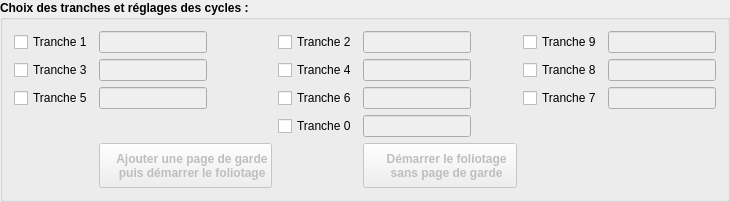
         <widget class="QGroupBox" name="Folioter_Group_ChoixTranche">
          <property name="font">
           <font>
            <bold>true</bold>
           </font>
          </property>
          <property name="statusTip">
           <string>Vous allez cocher les tranches applicables au REE et saisir le code projet de la tranche.</string>
          </property>
          <property name="title">
           <string>Choix des tranches et réglages des cycles :</string>
          </property>
          <layout class="QGridLayout" name="gridLayout_8">
           <item row="0" column="0">
            <widget class="QCheckBox" name="Folioter_Check_Tranche1">
             <property name="font">
              <font>
               <bold>false</bold>
              </font>
             </property>
             <property name="text">
              <string>Tranche 1</string>
             </property>
            </widget>
           </item>
           <item row="1" column="4">
            <widget class="QLineEdit" name="Folioter_Texte_Tranche4">
             <property name="enabled">
              <bool>false</bool>
             </property>
             <property name="font">
              <font>
               <bold>false</bold>
              </font>
             </property>
             <property name="statusTip">
              <string>Format du cycle XYYZZ avec X le type de cycle, YY l'index du cycle et ZZ l'année du cycle</string>
             </property>
             <property name="clearButtonEnabled">
              <bool>true</bool>
             </property>
            </widget>
           </item>
           <item row="2" column="0">
            <widget class="QCheckBox" name="Folioter_Check_Tranche5">
             <property name="font">
              <font>
               <bold>false</bold>
              </font>
             </property>
             <property name="text">
              <string>Tranche 5</string>
             </property>
            </widget>
           </item>
           <item row="0" column="6">
            <widget class="QCheckBox" name="Folioter_Check_Tranche9">
             <property name="font">
              <font>
               <bold>false</bold>
              </font>
             </property>
             <property name="text">
              <string>Tranche 9</string>
             </property>
            </widget>
           </item>
           <item row="0" column="7">
            <widget class="QLineEdit" name="Folioter_Texte_Tranche9">
             <property name="enabled">
              <bool>false</bool>
             </property>
             <property name="font">
              <font>
               <bold>false</bold>
              </font>
             </property>
             <property name="statusTip">
              <string>Format du cycle XYYZZ avec X le type de cycle, YY l'index du cycle et ZZ l'année du cycle</string>
             </property>
             <property name="clearButtonEnabled">
              <bool>true</bool>
             </property>
            </widget>
           </item>
           <item row="2" column="7">
            <widget class="QLineEdit" name="Folioter_Texte_Tranche7">
             <property name="enabled">
              <bool>false</bool>
             </property>
             <property name="font">
              <font>
               <bold>false</bold>
              </font>
             </property>
             <property name="statusTip">
              <string>Format du cycle XYYZZ avec X le type de cycle, YY l'index du cycle et ZZ l'année du cycle</string>
             </property>
             <property name="clearButtonEnabled">
              <bool>true</bool>
             </property>
            </widget>
           </item>
           <item row="2" column="6">
            <widget class="QCheckBox" name="Folioter_Check_Tranche7">
             <property name="font">
              <font>
               <bold>false</bold>
              </font>
             </property>
             <property name="text">
              <string>Tranche 7</string>
             </property>
            </widget>
           </item>
           <item row="2" column="4">
            <widget class="QLineEdit" name="Folioter_Texte_Tranche6">
             <property name="enabled">
              <bool>false</bool>
             </property>
             <property name="font">
              <font>
               <bold>false</bold>
              </font>
             </property>
             <property name="statusTip">
              <string>Format du cycle XYYZZ avec X le type de cycle, YY l'index du cycle et ZZ l'année du cycle</string>
             </property>
             <property name="clearButtonEnabled">
              <bool>true</bool>
             </property>
            </widget>
           </item>
           <item row="0" column="3">
            <widget class="QCheckBox" name="Folioter_Check_Tranche2">
             <property name="font">
              <font>
               <bold>false</bold>
              </font>
             </property>
             <property name="text">
              <string>Tranche 2</string>
             </property>
            </widget>
           </item>
           <item row="0" column="2">
            <spacer name="horizontalSpacer_5">
             <property name="orientation">
              <enum>Qt::Horizontal</enum>
             </property>
             <property name="sizeHint" stdset="0">
              <size>
               <width>40</width>
               <height>20</height>
              </size>
             </property>
            </spacer>
           </item>
           <item row="1" column="0">
            <widget class="QCheckBox" name="Folioter_Check_Tranche3">
             <property name="font">
              <font>
               <bold>false</bold>
              </font>
             </property>
             <property name="text">
              <string>Tranche 3</string>
             </property>
            </widget>
           </item>
           <item row="3" column="4">
            <widget class="QLineEdit" name="Folioter_Texte_Tranche0">
             <property name="enabled">
              <bool>false</bool>
             </property>
             <property name="font">
              <font>
               <bold>false</bold>
              </font>
             </property>
             <property name="statusTip">
              <string>Format du cycle XYYZZ avec X le type de cycle, YY l'index du cycle et ZZ l'année du cycle</string>
             </property>
             <property name="clearButtonEnabled">
              <bool>true</bool>
             </property>
            </widget>
           </item>
           <item row="2" column="3">
            <widget class="QCheckBox" name="Folioter_Check_Tranche6">
             <property name="font">
              <font>
               <bold>false</bold>
              </font>
             </property>
             <property name="text">
              <string>Tranche 6</string>
             </property>
            </widget>
           </item>
           <item row="0" column="4">
            <widget class="QLineEdit" name="Folioter_Texte_Tranche2">
             <property name="enabled">
              <bool>false</bool>
             </property>
             <property name="font">
              <font>
               <bold>false</bold>
              </font>
             </property>
             <property name="statusTip">
              <string>Format du cycle XYYZZ avec X le type de cycle, YY l'index du cycle et ZZ l'année du cycle</string>
             </property>
             <property name="clearButtonEnabled">
              <bool>true</bool>
             </property>
            </widget>
           </item>
           <item row="1" column="7">
            <widget class="QLineEdit" name="Folioter_Texte_Tranche8">
             <property name="enabled">
              <bool>false</bool>
             </property>
             <property name="font">
              <font>
               <bold>false</bold>
              </font>
             </property>
             <property name="statusTip">
              <string>Format du cycle XYYZZ avec X le type de cycle, YY l'index du cycle et ZZ l'année du cycle</string>
             </property>
             <property name="clearButtonEnabled">
              <bool>true</bool>
             </property>
            </widget>
           </item>
           <item row="1" column="1">
            <widget class="QLineEdit" name="Folioter_Texte_Tranche3">
             <property name="enabled">
              <bool>false</bool>
             </property>
             <property name="font">
              <font>
               <bold>false</bold>
              </font>
             </property>
             <property name="statusTip">
              <string>Format du cycle XYYZZ avec X le type de cycle, YY l'index du cycle et ZZ l'année du cycle</string>
             </property>
             <property name="clearButtonEnabled">
              <bool>true</bool>
             </property>
            </widget>
           </item>
           <item row="0" column="5">
            <spacer name="horizontalSpacer_6">
             <property name="orientation">
              <enum>Qt::Horizontal</enum>
             </property>
             <property name="sizeHint" stdset="0">
              <size>
               <width>40</width>
               <height>20</height>
              </size>
             </property>
            </spacer>
           </item>
           <item row="2" column="1">
            <widget class="QLineEdit" name="Folioter_Texte_Tranche5">
             <property name="enabled">
              <bool>false</bool>
             </property>
             <property name="font">
              <font>
               <bold>false</bold>
              </font>
             </property>
             <property name="statusTip">
              <string>Format du cycle XYYZZ avec X le type de cycle, YY l'index du cycle et ZZ l'année du cycle</string>
             </property>
             <property name="clearButtonEnabled">
              <bool>true</bool>
             </property>
            </widget>
           </item>
           <item row="3" column="3">
            <widget class="QCheckBox" name="Folioter_Check_Tranche0">
             <property name="font">
              <font>
               <bold>false</bold>
              </font>
             </property>
             <property name="text">
              <string>Tranche 0</string>
             </property>
            </widget>
           </item>
           <item row="1" column="3">
            <widget class="QCheckBox" name="Folioter_Check_Tranche4">
             <property name="font">
              <font>
               <bold>false</bold>
              </font>
             </property>
             <property name="text">
              <string>Tranche 4</string>
             </property>
            </widget>
           </item>
           <item row="0" column="1">
            <widget class="QLineEdit" name="Folioter_Texte_Tranche1">
             <property name="enabled">
              <bool>false</bool>
             </property>
             <property name="font">
              <font>
               <bold>false</bold>
              </font>
             </property>
             <property name="statusTip">
              <string>Format du cycle XYYZZ avec X le type de cycle, YY l'index du cycle et ZZ l'année du cycle</string>
             </property>
             <property name="clearButtonEnabled">
              <bool>true</bool>
             </property>
            </widget>
           </item>
           <item row="1" column="6">
            <widget class="QCheckBox" name="Folioter_Check_Tranche8">
             <property name="font">
              <font>
               <bold>false</bold>
              </font>
             </property>
             <property name="text">
              <string>Tranche 8</string>
             </property>
            </widget>
           </item>
           <item row="4" column="1" colspan="2">
            <widget class="QPushButton" name="Folioter_Btn_FoliotageAvecPDG">
             <property name="enabled">
              <bool>false</bool>
             </property>
             <property name="minimumSize">
              <size>
               <width>0</width>
               <height>45</height>
              </size>
             </property>
             <property name="font">
              <font>
               <bold>true</bold>
              </font>
             </property>
             <property name="text">
              <string>    Ajouter une page de garde
    puis démarrer le foliotage</string>
             </property>
             <property name="icon">
              <iconset resource="Resource.qrc">
               <normaloff>:/AjoutPDG</normaloff>:/AjoutPDG</iconset>
             </property>
             <property name="iconSize">
              <size>
               <width>32</width>
               <height>32</height>
              </size>
             </property>
             <property name="default">
              <bool>true</bool>
             </property>
            </widget>
           </item>
           <item row="4" column="4" colspan="2">
            <widget class="QPushButton" name="Folioter_Btn_FoliotageSansPDG">
             <property name="enabled">
              <bool>false</bool>
             </property>
             <property name="minimumSize">
              <size>
               <width>0</width>
               <height>45</height>
              </size>
             </property>
             <property name="font">
              <font>
               <bold>true</bold>
              </font>
             </property>
             <property name="text">
              <string>    Démarrer le foliotage
    sans page de garde</string>
             </property>
             <property name="icon">
              <iconset resource="Resource.qrc">
               <normaloff>:/SansPDG</normaloff>:/SansPDG</iconset>
             </property>
             <property name="iconSize">
              <size>
               <width>32</width>
               <height>32</height>
              </size>
             </property>
            </widget>
           </item>
          </layout>
         </widget>
